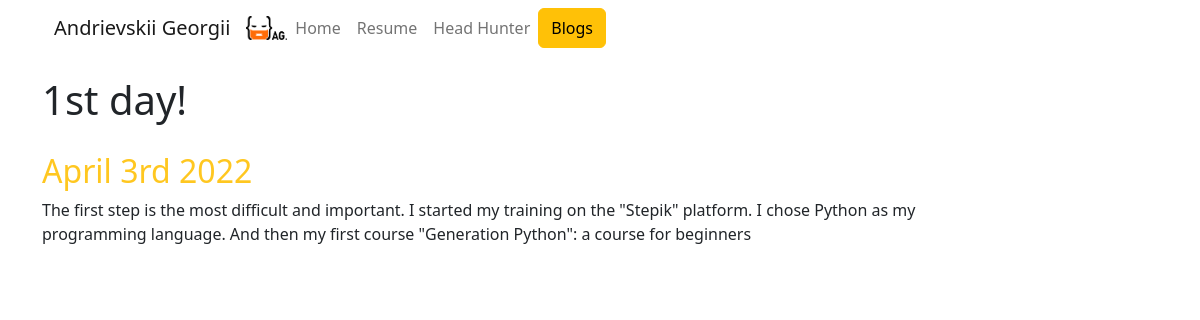
The page /blog/10/ on the database its author committed.
### blog/models.py (models this page shows)
class Blog(models.Model):
    post = models.CharField(max_length=200)
    date_post = models.DateField()
    discription = models.CharField(max_length=400)

### blog/views.py (the view)
# urls.py: path('<int:blog_id>/', views.detail, name='detail'),
def detail(request, blog_id) :
    blog = get_object_or_404(Blog, pk=blog_id)
    return render(request, 'blog/detail.html', {'blog': blog})

### blog/templates/blog/detail.html
{% extends 'portfolio/base.html' %}
{% block content %}
<div class="col-md-10">
    <h1 class="name_post">{{ blog.post }}</h1>
    <h2 class="date_post">{{ blog.date_post| date:'F jS Y' }}</h2>
    {{ blog.discription|safe }}
</div>
{% endblock %}

### portfolio/static/portfolio/custom.css (style rules this page uses)
.name_post { padding: 20px 0px; }
.date_post { color:#ffc720; }

### rows shown on the page
Blog: post "1st day!", date_post "April 3rd 2022", discription "The first step is the most difficult and important. I started my training on the \"Stepik\" platform. I chose Python as my programming language. And then my first course \"Generation Python\": a course for beginners"
